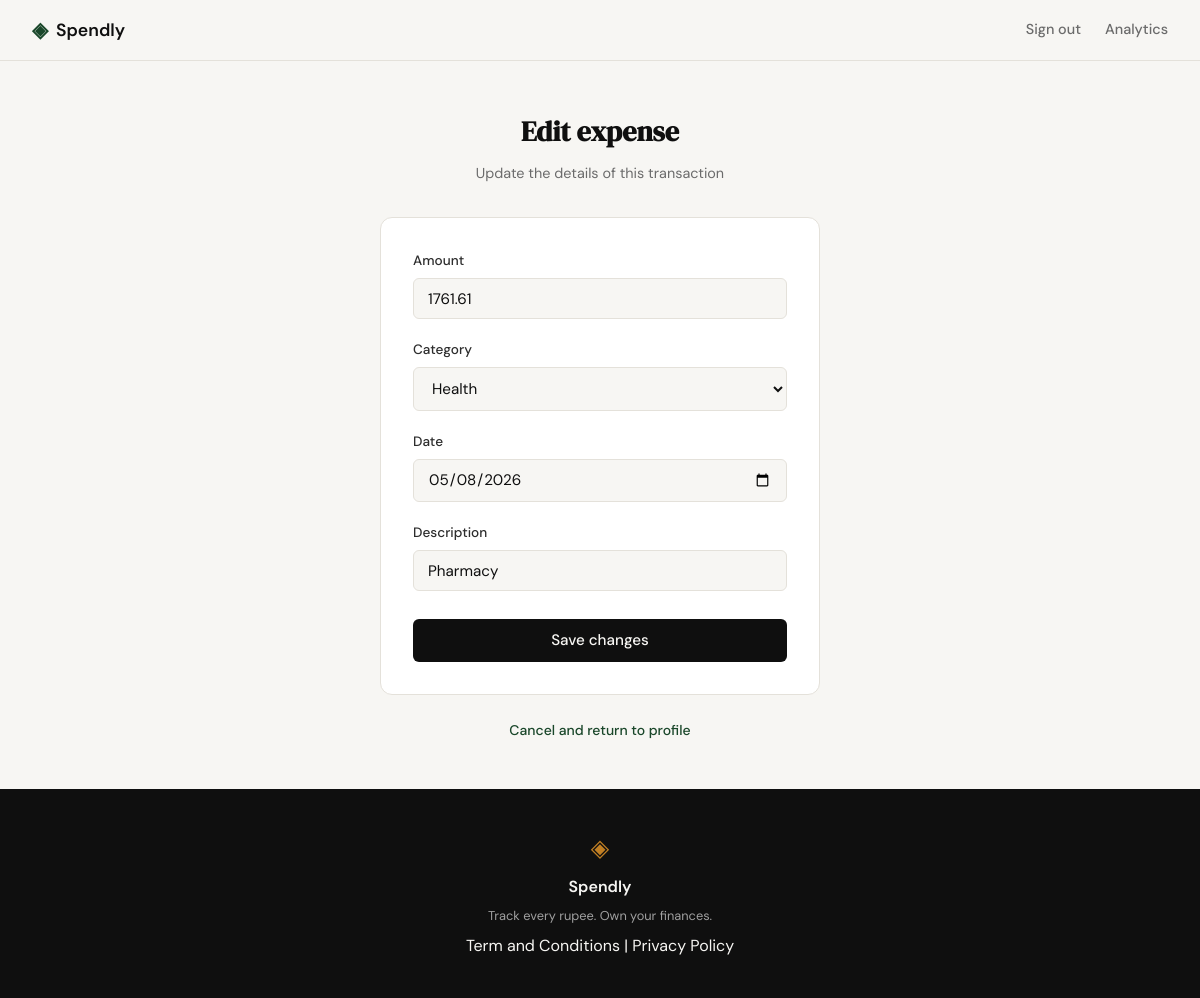
Screenshot of /expenses/11/edit (signed in) with the database file from the repository.
### tables this page shows
CREATE TABLE expenses (
                id INTEGER PRIMARY KEY AUTOINCREMENT,
                user_id INTEGER NOT NULL,
                amount REAL NOT NULL,
                category TEXT NOT NULL,
                date TEXT NOT NULL,
                description TEXT,
                created_at TEXT DEFAULT (datetime('now')),
                FOREIGN KEY (user_id) REFERENCES users (id)
            );

### app.py (the view)
@app.route("/expenses/<int:id>/edit")
def edit_expense(id):
    if not session.get("user_id"):
        return redirect(url_for("login"))
    expense = get_expense_by_id(id, session["user_id"])
    if not expense:
        abort(404)
    return render_template("edit_expense.html", expense=expense, categories=CATEGORIES)

### database/db.py (called while the page is built)
def get_db():
    db_path = os.path.join(os.path.dirname(os.path.dirname(__file__)), 'spendly.db')
    conn = sqlite3.connect(db_path)
    conn.execute('PRAGMA foreign_keys = ON')
    conn.row_factory = sqlite3.Row
    return conn

### database/queries.py (called while the page is built)
def get_expense_by_id(expense_id, user_id):
    conn = get_db()
    try:
        expense = conn.execute(
            '''SELECT id, user_id, amount, category, date, description
               FROM expenses WHERE id = ? AND user_id = ?''',
            (expense_id, user_id)
        ).fetchone()
        return dict(expense) if expense else None
    finally:
        conn.close()

### templates/edit_expense.html (shortened to what this page needs)
{% extends "base.html" %}
{% block head %}
<link rel="stylesheet" href="{{ url_for('static', filename='css/edit_expense.css') }}">
{% endblock %}
{% block content %}
<section class="auth-section">
    <div class="auth-container">
        <div class="auth-header">
            <h1 class="auth-title">Edit expense</h1>
            <p class="auth-subtitle">Update the details of this transaction</p>
        </div>
        <div class="auth-card">
            <form method="POST" action="{{ url_for('edit_expense', id=expense.id) }}">
                <div class="form-group">
                    <label for="amount">Amount</label>
                    <input type="number" id="amount" name="amount"
                           class="form-input" step="0.01" min="0.01"
                           value="{{ expense.amount }}" required autofocus>
                </div>
                <div class="form-group">
                    <label for="category">Category</label>
                    <select id="category" name="category" class="form-input" required>
                        {% for c in categories %}
                        <option value="{{ c }}" {% if c == expense.category %}selected{% endif %}>{{ c }}</option>
                        {% endfor %}
                    </select>
                </div>
                <div class="form-group">
                    <label for="date">Date</label>
                    <input type="date" id="date" name="date"
                           class="form-input" value="{{ expense.date }}" required>
                </div>
                <div class="form-group">
                    <label for="description">Description</label>
                    <input type="text" id="description" name="description"
                           class="form-input" maxlength="200"
                           value="{{ expense.description or '' }}" placeholder="Optional">
                </div>
                <button type="submit" class="btn-submit">Save changes</button>
            </form>
        </div>
        <p class="auth-switch">
            <a href="{{ url_for('profile') }}">Cancel and return to profile</a>
        </p>
    </div>
</section>
{% endblock %}

### static/css/style.css (style rules this page uses)
:root { --ink: #0f0f0f; --ink-soft: #2d2d2d; --ink-muted: #6b6b6b; --ink-faint: #a0a0a0; --paper: #f7f6f3; --paper-warm: #f0ede6; --paper-card: #ffffff; --accent: #1a472a; --accent-light: #e8f0eb; --accent-2: #c17f24; --accent-2-light: #fdf3e3; --danger: #c0392b; --danger-light: #fdecea; --border: #e4e1da; --border-soft: #eeebe4; --font-display: 'DM Serif Display', Georgia, serif; --font-body: 'DM Sans', system-ui, sans-serif; --max-width: 1200px; --auth-width: 440px; --radius-sm: 6px; --radius-md: 12px; --radius-lg: 20px; }
*, *::before, *::after { box-sizing: border-box; margin: 0; padding: 0; }
html { font-size: 16px; scroll-behavior: smooth; }
body { background: var(--paper); color: var(--ink); font-family: var(--font-body); font-size: 1rem; line-height: 1.6; -webkit-font-smoothing: antialiased; }
a { color: inherit; text-decoration: none; }
.auth-section { min-height: calc(100vh - 60px - 100px); display: flex; align-items: center; justify-content: center; padding: 3rem 2rem; }
.auth-container { width: 100%; max-width: var(--auth-width); }
.auth-header { text-align: center; margin-bottom: 2rem; }
.auth-title { font-family: var(--font-display); font-size: 2rem; color: var(--ink); margin-bottom: 0.5rem; }
.auth-subtitle { font-size: 0.9rem; color: var(--ink-muted); }
.auth-card { background: var(--paper-card); border: 1px solid var(--border); border-radius: var(--radius-md); padding: 2rem; margin-bottom: 1.5rem; }
.form-group { margin-bottom: 1.25rem; }
.form-group label { display: block; font-size: 0.85rem; font-weight: 500; color: var(--ink-soft); margin-bottom: 0.4rem; }
.form-input { width: 100%; padding: 0.6rem 0.875rem; border: 1px solid var(--border); border-radius: var(--radius-sm); font-family: var(--font-body); font-size: 0.95rem; color: var(--ink); background: var(--paper); outline: none; transition: border-color 0.2s; }
.form-input::placeholder { color: var(--ink-faint); }
.btn-submit { width: 100%; padding: 0.7rem; background: var(--ink); color: var(--paper); border: none; border-radius: var(--radius-sm); font-family: var(--font-body); font-size: 0.95rem; font-weight: 500; cursor: pointer; transition: background 0.2s; margin-top: 0.5rem; }
.auth-switch { text-align: center; font-size: 0.875rem; color: var(--ink-muted); }
.auth-switch a { color: var(--accent); font-weight: 500; }

### static/css/edit_expense.css (style rules this page uses)
.auth-title { font-size: 1.75rem; }

### rows the page displays
expenses: amount "1761.61", category "Health", date "05/08/2026", description "Pharmacy"
